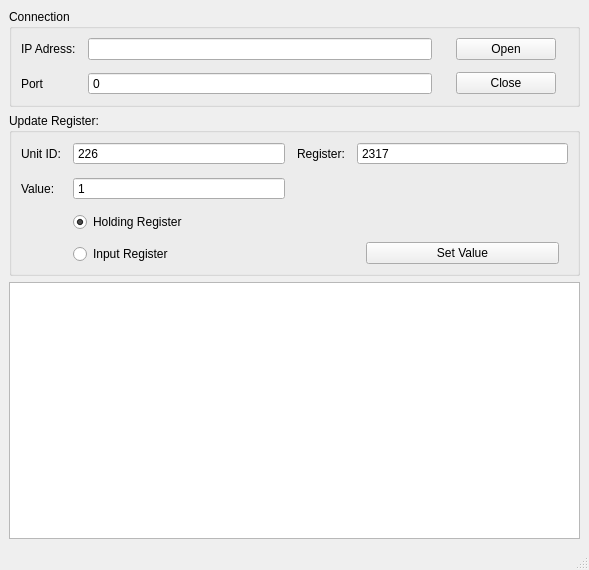
<?xml version="1.0" encoding="UTF-8"?>
<ui version="4.0">
 <class>MainWindow</class>
 <widget class="QMainWindow" name="MainWindow">
  <property name="geometry">
   <rect>
    <x>0</x>
    <y>0</y>
    <width>589</width>
    <height>570</height>
   </rect>
  </property>
  <property name="windowTitle">
   <string>Cerbo GX RTU Test</string>
  </property>
  <widget class="QWidget" name="centralwidget">
   <layout class="QVBoxLayout" name="verticalLayout_3">
    <item>
     <widget class="QGroupBox" name="gbxConnection">
      <property name="title">
       <string>Connection</string>
      </property>
      <layout class="QGridLayout" name="gridLayout">
       <property name="spacing">
        <number>12</number>
       </property>
       <item row="0" column="0">
        <widget class="QLabel" name="label">
         <property name="sizePolicy">
          <sizepolicy hsizetype="Preferred" vsizetype="Preferred">
           <horstretch>0</horstretch>
           <verstretch>0</verstretch>
          </sizepolicy>
         </property>
         <property name="text">
          <string>IP Adress:</string>
         </property>
        </widget>
       </item>
       <item row="0" column="1">
        <widget class="QLineEdit" name="edIpAddress">
         <property name="sizePolicy">
          <sizepolicy hsizetype="MinimumExpanding" vsizetype="Fixed">
           <horstretch>0</horstretch>
           <verstretch>0</verstretch>
          </sizepolicy>
         </property>
        </widget>
       </item>
       <item row="0" column="2" rowspan="2">
        <widget class="QWidget" name="widget" native="true">
         <layout class="QVBoxLayout" name="verticalLayout">
          <property name="spacing">
           <number>12</number>
          </property>
          <property name="leftMargin">
           <number>12</number>
          </property>
          <property name="topMargin">
           <number>0</number>
          </property>
          <property name="rightMargin">
           <number>12</number>
          </property>
          <property name="bottomMargin">
           <number>0</number>
          </property>
          <item>
           <widget class="QPushButton" name="btnOpen">
            <property name="minimumSize">
             <size>
              <width>100</width>
              <height>0</height>
             </size>
            </property>
            <property name="text">
             <string>Open</string>
            </property>
           </widget>
          </item>
          <item>
           <widget class="QPushButton" name="btnClose">
            <property name="minimumSize">
             <size>
              <width>100</width>
              <height>0</height>
             </size>
            </property>
            <property name="text">
             <string>Close</string>
            </property>
           </widget>
          </item>
         </layout>
        </widget>
       </item>
       <item row="1" column="0">
        <widget class="QLabel" name="label_2">
         <property name="sizePolicy">
          <sizepolicy hsizetype="Preferred" vsizetype="Preferred">
           <horstretch>0</horstretch>
           <verstretch>0</verstretch>
          </sizepolicy>
         </property>
         <property name="text">
          <string>Port</string>
         </property>
        </widget>
       </item>
       <item row="1" column="1">
        <widget class="QSpinBox" name="edIpPort">
         <property name="sizePolicy">
          <sizepolicy hsizetype="MinimumExpanding" vsizetype="Fixed">
           <horstretch>0</horstretch>
           <verstretch>0</verstretch>
          </sizepolicy>
         </property>
         <property name="frame">
          <bool>true</bool>
         </property>
         <property name="buttonSymbols">
          <enum>QAbstractSpinBox::NoButtons</enum>
         </property>
         <property name="maximum">
          <number>65535</number>
         </property>
        </widget>
       </item>
      </layout>
     </widget>
    </item>
    <item>
     <widget class="QGroupBox" name="gbxUpdRegister">
      <property name="title">
       <string>Update Register:</string>
      </property>
      <layout class="QGridLayout" name="gridLayout_2">
       <property name="spacing">
        <number>12</number>
       </property>
       <item row="0" column="4">
        <widget class="QSpinBox" name="edRegister">
         <property name="sizePolicy">
          <sizepolicy hsizetype="MinimumExpanding" vsizetype="Fixed">
           <horstretch>0</horstretch>
           <verstretch>0</verstretch>
          </sizepolicy>
         </property>
         <property name="frame">
          <bool>true</bool>
         </property>
         <property name="buttonSymbols">
          <enum>QAbstractSpinBox::NoButtons</enum>
         </property>
         <property name="minimum">
          <number>1</number>
         </property>
         <property name="maximum">
          <number>65535</number>
         </property>
         <property name="value">
          <number>2317</number>
         </property>
        </widget>
       </item>
       <item row="0" column="3">
        <widget class="QLabel" name="label_3">
         <property name="sizePolicy">
          <sizepolicy hsizetype="Preferred" vsizetype="Preferred">
           <horstretch>0</horstretch>
           <verstretch>0</verstretch>
          </sizepolicy>
         </property>
         <property name="text">
          <string>Register:</string>
         </property>
        </widget>
       </item>
       <item row="0" column="0">
        <widget class="QLabel" name="label_5">
         <property name="text">
          <string>Unit ID:</string>
         </property>
        </widget>
       </item>
       <item row="0" column="2">
        <widget class="QSpinBox" name="edUnitId">
         <property name="frame">
          <bool>true</bool>
         </property>
         <property name="buttonSymbols">
          <enum>QAbstractSpinBox::NoButtons</enum>
         </property>
         <property name="minimum">
          <number>1</number>
         </property>
         <property name="maximum">
          <number>65535</number>
         </property>
         <property name="value">
          <number>226</number>
         </property>
        </widget>
       </item>
       <item row="1" column="0">
        <widget class="QLabel" name="label_4">
         <property name="sizePolicy">
          <sizepolicy hsizetype="Preferred" vsizetype="Preferred">
           <horstretch>0</horstretch>
           <verstretch>0</verstretch>
          </sizepolicy>
         </property>
         <property name="text">
          <string>Value:</string>
         </property>
        </widget>
       </item>
       <item row="2" column="2">
        <widget class="QRadioButton" name="rbHoldingReg">
         <property name="text">
          <string>Holding Register</string>
         </property>
         <property name="checked">
          <bool>true</bool>
         </property>
        </widget>
       </item>
       <item row="3" column="2">
        <widget class="QRadioButton" name="rbInputReg">
         <property name="text">
          <string>Input Register</string>
         </property>
        </widget>
       </item>
       <item row="1" column="4" rowspan="3">
        <widget class="QWidget" name="widget_2" native="true">
         <layout class="QVBoxLayout" name="verticalLayout_2">
          <property name="spacing">
           <number>12</number>
          </property>
          <property name="topMargin">
           <number>0</number>
          </property>
          <property name="bottomMargin">
           <number>0</number>
          </property>
          <item>
           <spacer name="verticalSpacer">
            <property name="orientation">
             <enum>Qt::Vertical</enum>
            </property>
            <property name="sizeHint" stdset="0">
             <size>
              <width>20</width>
              <height>40</height>
             </size>
            </property>
           </spacer>
          </item>
          <item>
           <widget class="QPushButton" name="btnSetRegValue">
            <property name="minimumSize">
             <size>
              <width>100</width>
              <height>0</height>
             </size>
            </property>
            <property name="text">
             <string>Set Value</string>
            </property>
           </widget>
          </item>
         </layout>
        </widget>
       </item>
       <item row="1" column="2">
        <widget class="QSpinBox" name="edRegValue">
         <property name="sizePolicy">
          <sizepolicy hsizetype="MinimumExpanding" vsizetype="Fixed">
           <horstretch>0</horstretch>
           <verstretch>0</verstretch>
          </sizepolicy>
         </property>
         <property name="frame">
          <bool>true</bool>
         </property>
         <property name="buttonSymbols">
          <enum>QAbstractSpinBox::NoButtons</enum>
         </property>
         <property name="maximum">
          <number>65535</number>
         </property>
         <property name="value">
          <number>1</number>
         </property>
        </widget>
       </item>
      </layout>
     </widget>
    </item>
    <item>
     <widget class="QTableView" name="tableView">
      <property name="tabKeyNavigation">
       <bool>false</bool>
      </property>
      <property name="alternatingRowColors">
       <bool>true</bool>
      </property>
      <property name="selectionMode">
       <enum>QAbstractItemView::SingleSelection</enum>
      </property>
      <property name="selectionBehavior">
       <enum>QAbstractItemView::SelectRows</enum>
      </property>
      <attribute name="horizontalHeaderDefaultSectionSize">
       <number>150</number>
      </attribute>
      <attribute name="horizontalHeaderHighlightSections">
       <bool>false</bool>
      </attribute>
      <attribute name="horizontalHeaderStretchLastSection">
       <bool>true</bool>
      </attribute>
      <attribute name="verticalHeaderVisible">
       <bool>false</bool>
      </attribute>
     </widget>
    </item>
   </layout>
  </widget>
  <widget class="QMenuBar" name="menubar">
   <property name="geometry">
    <rect>
     <x>0</x>
     <y>0</y>
     <width>589</width>
     <height>24</height>
    </rect>
   </property>
  </widget>
  <widget class="QStatusBar" name="statusbar"/>
 </widget>
 <resources/>
 <connections/>
</ui>
